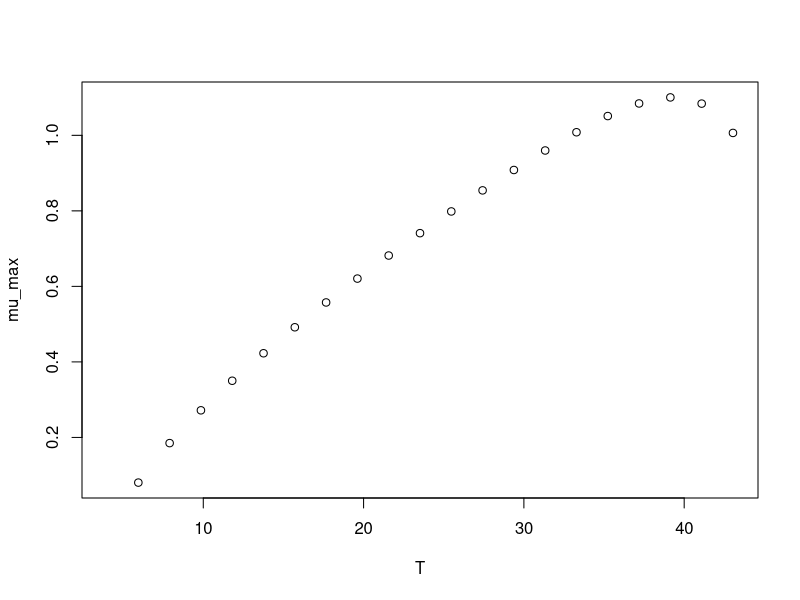

This chart was generated by the following R code:
#############################
# start of Parameter script
#############################
T <- seq(3.996003996004,43.043,length.out=21)
#############################
# end of Parameter script
#############################
############################# 
# start of Model script Gropin ID 1164 
#############################
 
# constant coefficients for this model
 
variables <- data.frame(T)
argumentsPar <- expand.grid(variables)
 
# heart of the model
response_surface <- function(T) {
   mumax <-0.083*((T-4.99)^0.75)*(1-exp(0.313*(T-48.05)))

return(mumax=mumax)
} 

# output parameters
mumax <- cbind(argumentsPar,response_surface(argumentsPar['T']))
colnames(mumax) <- c(colnames(argumentsPar),'mumax')
#############################
# End of Model script
#############################
############################# 
# start of Visualisation script Gropin ID 1164 
#############################
plot(T,mumax$mumax,
                          xlab='T',
                          ylab='mu_max')
#############################
# End of Visualisation script
#############################
